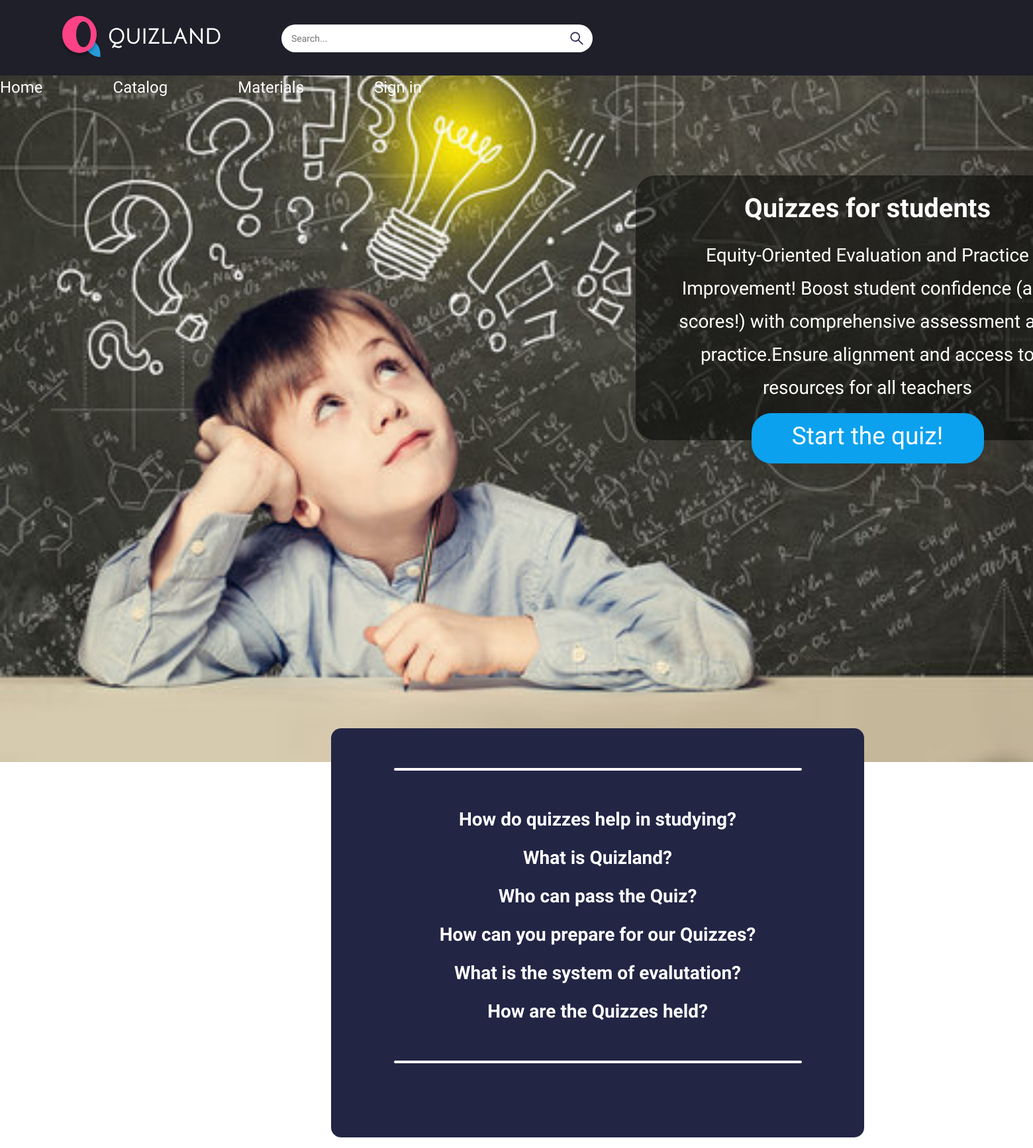
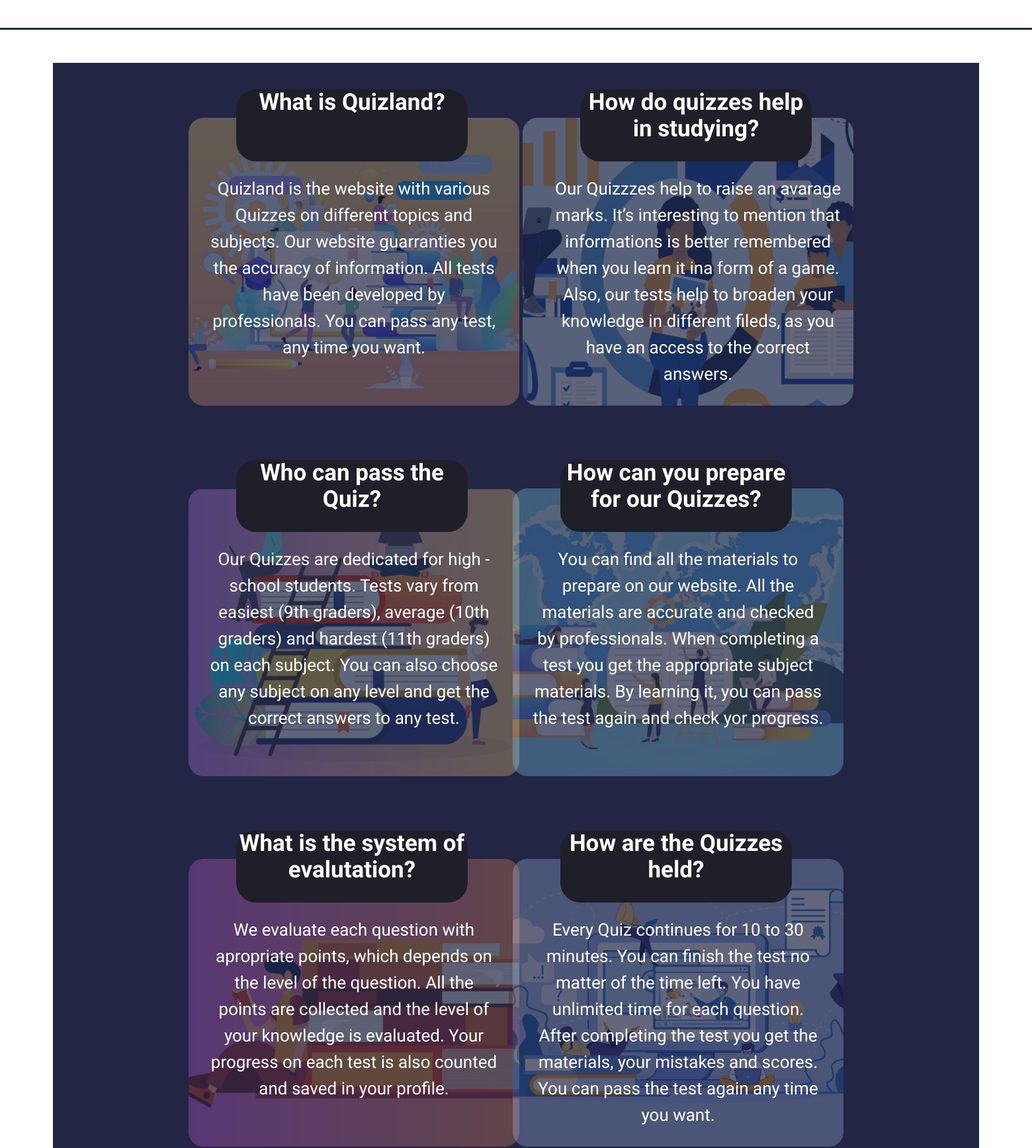
The page / (upper part) on the database its author committed (2 pictures, top to bottom).
### quizland/models.py (models this page shows, shortened)
class Answers(models.Model):
    title = models.CharField(max_length=100)
    description = models.TextField()
    image = models.ImageField(upload_to='images/')

### quizland/views.py (the view)
# urls.py: path('', views.index, name='index'),
def index(request):
    return render(request, 'index.html', {'answers': Answers.objects.all(), 'quizlinks': Quiz_links.objects.all()})

### templates/index.html (shortened to what this page needs)
{% extends 'base.html' %}
{% load static %}
{% block styles %}
{% static 'css/styles.css' %}
{% endblock %}
{% block content %}
    <img src="media/images/mainpic.jpg" alt="thinking  kid" width="1726px" class="mainimg">
    <div class="main_info">
        <div class="main_info_text">
            <div class="main_title">
                <h1>Quizzes for students</h1>
            </div>
            <div class="main_it">
            Equity-Oriented Evaluation and Practice Improvement!
            Boost student confidence (and scores!)
            with comprehensive assessment and practice.Ensure
            alignment and access to resources for all teachers
            </div>
        </div>
        <div class="main_button">
            <a href="#" class="button-link"><p>Start the quiz!</p></a>
        </div>
    </div>
    <div class="main_question">
        <hr class="hrs">
        <ol class="ques">
            <li>How do quizzes help in studying?</li>
            <li>What is Quizland?</li>
            <li>Who can pass the Quiz?</li>
            <li>How can you prepare for our Quizzes?</li>
            <li>What is the system of evalutation?</li>
            <li>How are the Quizzes held?</li>
        </ol>
        <hr class="hrs">
    </div>
    <div class="question_answers">
        <div class="question_ablocks">
            {% for answer in answers %}
            <div class="que_{{ answer.id }}">
                <div class="qu_title2"><h2>{{ answer.title }}</h2></div>
                <img src="{{ answer.image.url }}" alt="" class="q1_img" width="500px">
                <div class="qu_text">{{ answer.description }}</div>
            </div>
            {% endfor %}
        </div>
    </div>
    <br><br>
{% endblock %}

### templates/base.html (shortened to what this page needs)
<!DOCTYPE html>
{% load static %}
<html lang="en">
<head>
    <link rel="stylesheet" href="{% block styles %}{% endblock %}">
    <link rel="stylesheet" href="{% static 'css/base_style.css' %}">
</head>
<body>
    <div class="fullsite">
        <div class="header">
            <div class="header_wrapper">
                <div class="header_wrapper_wrap">
                    <div class="wrapper_logo">
                        <a href="/" class="logo-link">
                            <img src="/media/svg/logo.svg" alt="loggo" class="link">
                        </a>
                        <form action="" method="get">
                            <input type="search" placeholder="Search..." >
                            <button type="submit"></button>
                        </form>
                    </div>
                    <nav class="categories">
                        <ul class="content__list">
                            <li class="header_item">
                                <a href="/" class="item_link">Home</a>
                            </li>
                            <li class="header_item">
                                <a href="#catalog" class="item_link">Catalog</a>
                            </li>
                            <li class="header_item">
                                <a href="/QUIZ.html" class="item_link">Materials</a>
                            </li>
                            <li class="header_item">
                                <a href="/QUIZ.html" class="item_link signin_bottom">Sign in</a>
                            </li>
                        </ul>
                    </nav>
                </div>
            </div>
        </div>
        <div class="main">
            {% block content %}
            {% endblock %}
        </div>
    </div>
</body>
</html>

### static/css/styles.css (style rules this page uses)
* { font-family: 'Bellota Text'; }
html, body, div, span, object, iframe, h1, h2, h3, h4, h5, h6, p, blockquote, pre, abbr, address, cite, code, del, dfn, em, img, ins, kbd, q, samp, small, strong, sub, sup, var, b, i, dl, dt, dd, ol, ul, li, fieldset, form, label, legend, table, caption, tbody, tfoot, thead, tr, th, td, article, aside, canvas, details, figcaption, figure, footer, header, hgroup, menu, nav, section, summary, time, mark, audio, video { margin:0; padding:0; border:0; outline:0; font-size:100%; vertical-align:baseline; background:transparent; }
body { line-height:1; }
article,aside,details,figcaption,figure, footer,header,hgroup,menu,nav,section { display:block; }
nav ul { list-style:none; }
a { margin:0; padding:0; font-size:100%; vertical-align:baseline; background:transparent; }
hr { display:block; height:1px; border:0; border-top:1px solid #cccccc; margin:1em 0; padding:0; }
ol li { list-style: none; }
input, select { vertical-align:middle; }
* { box-sizing: border-box; text-decoration: none; }
.fullsite { background-color: white; max-width: 100%; max-height: 100vh; }
body { font-family: 'Bellota Text'; font-style: normal; font-weight: 700; font-size: 28px; background-color: #ffffff; }
.main { position: relative; max-width: 1726px; height: 100vh; margin: 0 auto; text-align: center; }
.main_info { position: absolute; width: 700px; height: 400px; background: rgba(0, 0, 0, 0.5); border-radius: 30px; left: 960px; top: 265px; color: #FFFFFF; }
.main_title { font-size: 40px; margin-top: 30px; }
.main_it { margin: 26px 40px 13px; font-weight: 400; font-size: 28px; line-height: 50px; }
.main_button { margin: 0 auto; width: 351px; height: 76px; background: #0BA1EE; border-radius: 30px; }
.button-link { font-weight: 400; font-size: 37px; color: #FFFFFF; }
.button-link p { padding-top: 16px; }
.main_question { position: absolute; margin: -40px auto 0; width: 805px; height: 618px; background: #222544; border-radius: 15px; left: 500px; top: 1140px; }
ol { font-size: 35px; color: #FFFFFF; }
ol li { padding: 15px; }
ol li:first-child { padding-top: 0px; }
ol li:last-child { padding-bottom: 40px; }
.hrs { margin: 60px auto; width: 616px; height: 0; border-radius: 3px; border: 2px solid white; }
.hrs:last-child { margin: 20px auto; }
.question_answers { position: relative; margin-top: 620px; border-bottom: 3px solid #212D3F; border-top: 3px solid #212D3F; height: 1800px; }
.question_ablocks { margin: 50px auto; width: 1400px; height: 1700px; background: #222544; color: white; font-weight: 400; line-height: 40px; font-size: 26px; }
.que_1 { position: absolute; width: 630px; height: 610px; top: 90px; left: 220px; }
h2 { padding-top: 19px; }
.q1_img { margin-top: 43px; margin-bottom: 40px; }
.qu_text { position: absolute; width: 440px; top: 130px; left: 95px; }
.que_2 { position: absolute; width: 600px; height: 580px; top: 90px; right: 220px; }
.qu_title2 { position: absolute; width: 350px; height: 109px; font-size: 35px; background: #1E1F29; border-radius: 30px; margin-left: 137px ; }
.que_3 { position: absolute; width: 630px; height: 610px; top: 650px; left: 220px; }
.que_4 { position: absolute; width: 630px; height: 610px; top: 650px; right: 220px; }
.que_5 { position: absolute; width: 630px; height: 610px; top: 1210px; left: 220px; }
.que_6 { position: absolute; width: 630px; height: 610px; top: 1210px; right: 220px; }

### rows shown on the page
Answers: title "What is Quizland?", image (picture), description "Quizland is the website with various Quizzes on different topics and subjects. Our website guarranties you the accuracy of information. All tests have been developed by professionals. You can pass any test, any time you want."
Answers: title "How do quizzes help in studying?", image (picture), description "Our Quizzzes help to raise an avarage marks. It’s interesting to mention that informations is better remembered when you learn it ina form of a game. Also, our tests help to broaden your knowledge in different fileds, as you have an access to the correct answers."
Answers: title "Who can pass the Quiz?", image (picture), description "Our Quizzes are dedicated for high - school students. Tests vary from easiest (9th graders), average (10th graders) and hardest (11th graders) on each subject. You can also choose any subject on any level and get the correct answers to any test."
Answers: title "How can you prepare for our Quizzes?", image (picture), description "You can find all the materials to prepare on our website. All the materials are accurate and checked by professionals. When completing a test you get the appropriate subject materials. By learning it, you can pass the test again and check yor progress."
Answers: title "What is the system of evalutation?", image (picture), description "We evaluate each question with apropriate points, which depends on the level of the question. All the points are collected and the level of your knowledge is evaluated. Your progress on each test is also counted and saved in your profile."
Answers: title "How are the Quizzes held?", image (picture), description "Every Quiz continues for 10 to 30 minutes. You can finish the test no matter of the time left. You have unlimited time for each question. After completing the test you get the materials, your mistakes and scores. You can pass the test again any time you want."
